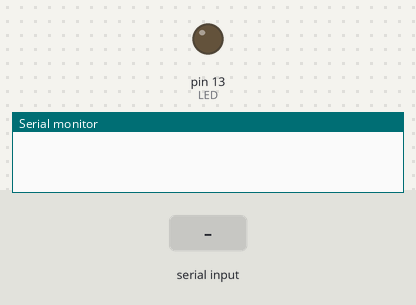
Recording of a sketch running on a simulated Arduino Uno, built with avr-gcc and run on an emulated ATmega328P. On the bench: output pins drawn as LEDs (lit = HIGH), the last lines printed to the serial monitor. The inputs (shaded band) are chosen by the test bench.

Above: at 1.2 s.
1.3 s: "P" received over Serial
At 2.0 s:
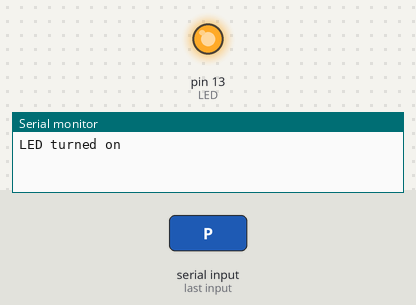
Timing chart, 0 to 4.3 s (numbered marks = the images above; inputs shaded):
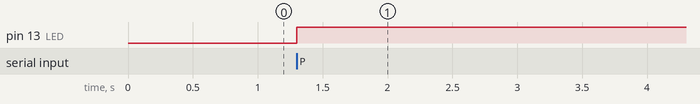

Measured:
- after the input at 1.3 s, pin 13 (LED): LOW → HIGH at once

The sketch:

LED_Serial_Command_Test.ino
```cpp
int LED = 13; //Define the pin 13 LED light green

void setup() {
  pinMode(LED, OUTPUT);  // Set the LED pin as an output
  Serial.begin(9600);        // Start serial communication
}

void loop() {
  if (Serial.available() > 0) {  // Check if serial data is available
    char command = Serial.read(); // Read the serial command

    if (command == 'P') {         // Check if the command is 'P'
      digitalWrite(LED, HIGH);  // Turn on the LED
      Serial.println("LED turned on"); // Send a confirmation message
    }
  }
}
```
